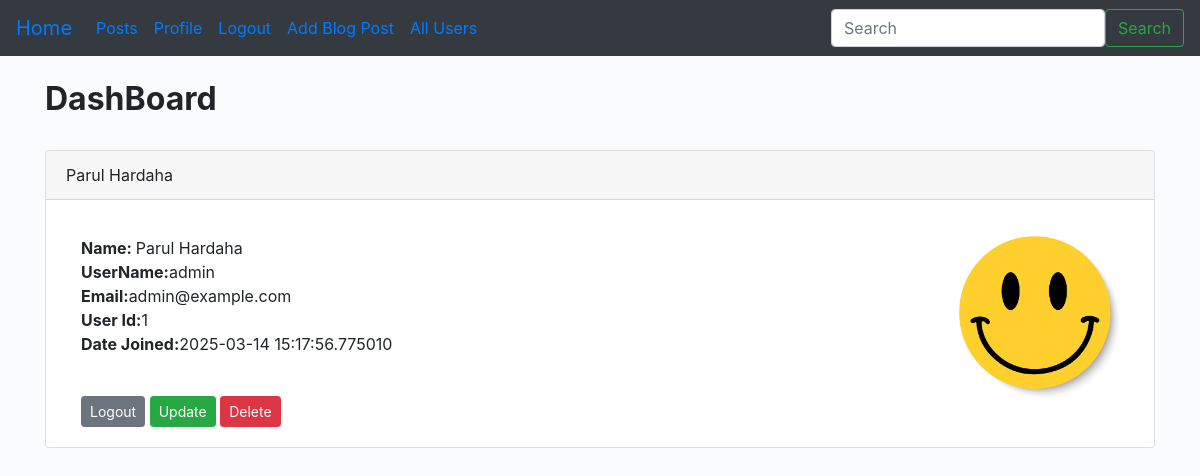
Screenshot of /dash (signed in) with the database file from the repository.
### app.py (models this page shows, shortened)
class Users(db.Model,UserMixin):
  id= db.Column(db.Integer,primary_key=True)
  username=db.Column(db.String(20),nullable=False,unique=True)
  name=db.Column(db.String(100),nullable=False)
  email=db.Column(db.String(100),nullable=False,unique=True)
  favorite_Colour=db.Column(db.String(100))
  date_added=db.Column(db.DateTime,default=datetime.utcnow)
  password_hash=db.Column(db.String(120))
  posts = db.relationship('Posts', foreign_keys=[Posts.poster_id], backref='poster', lazy=True)
  @property
  def password(self):
    raise AttributeError('Password is not Readable!')

### app.py (the view)
@app.route('/dash',methods=['POST','GET'])
@login_required
def dash():
  return render_template("dash.html")

### app.py
class SearchForm(FlaskForm):
  searched=StringField("searched",validators=[DataRequired()])
  submit=SubmitField("Submit")

### app.py (called while the page is built)
@login_manager.user_loader
def load_user(user_id):
  return Users.query.get(int(user_id))

@app.context_processor
def base():
  form=SearchForm()
  return dict(form=form)

### templates/dash.html (shortened to what this page needs)
{% extends 'base.html' %}
{% block content %}
      <h2><strong>DashBoard</strong> </h2>
      <br>
      <div class="card">
        <div class="card-header">
            {{current_user.name }}
        </div>
        <div class="card-body">
          <p class="card-text">
                            <div class="container">
                                <div class="row">
                                   <div class="col-8">
                                <strong>Name: </strong>{{ current_user.name }}<br>
                                <strong>UserName:</strong>{{ current_user.username }}<br>
                                <strong>Email:</strong>{{ current_user.email }}<br>
                                <strong>User Id:</strong>{{ current_user.id }}<br>
                                <strong>Date Joined:</strong>{{ current_user.date_added}}<br>
                                <strong> </strong><br></p>
          <a href="{{url_for('logout')}}" class="btn btn-secondary btn-sm">Logout</a>
          <a href="{{url_for('update', id=current_user.id)}}" class="btn btn-success btn-sm">Update</a>
          <a href="{{url_for('delete', id=current_user.id)}}" class="btn btn-danger btn-sm">Delete</a>
                          </div>
                        <div class="col-4"><img src=" {{ url_for( 'static',filename='images/smile.jpg')}}" width="160" align="right"></div>
        </div>
       </div>
{% endblock %}

### static/css/style.css (style rules this page uses)
body { background: #f9fbfcd6; }

### rows the page displays
Users: name "Parul Hardaha", username "admin", email "admin@example.com", id "1", date_added "2025-03-14 15:17:56.775010"
